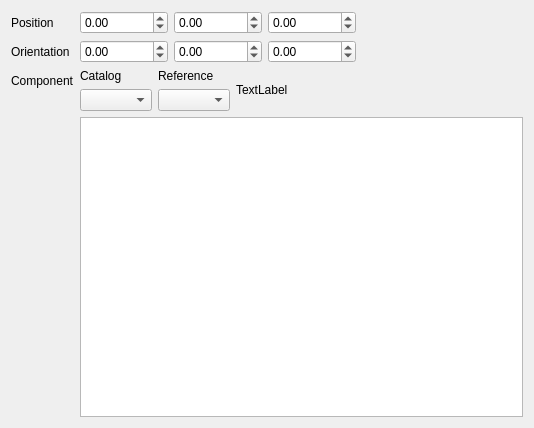
<?xml version="1.0" encoding="UTF-8"?>
<ui version="4.0">
 <class>Dialog</class>
 <widget class="QDialog" name="Dialog">
  <property name="geometry">
   <rect>
    <x>0</x>
    <y>0</y>
    <width>534</width>
    <height>428</height>
   </rect>
  </property>
  <property name="windowTitle">
   <string>From Catalog</string>
  </property>
  <layout class="QVBoxLayout" name="verticalLayout">
   <item>
    <layout class="QFormLayout" name="formLayout">
     <property name="sizeConstraint">
      <enum>QLayout::SetMaximumSize</enum>
     </property>
     <property name="fieldGrowthPolicy">
      <enum>QFormLayout::ExpandingFieldsGrow</enum>
     </property>
     <item row="0" column="0">
      <widget class="QLabel" name="label_10">
       <property name="text">
        <string>Position</string>
       </property>
      </widget>
     </item>
     <item row="0" column="1">
      <layout class="QHBoxLayout" name="horizontalLayout_3">
       <item>
        <widget class="QDoubleSpinBox" name="Xpos">
         <property name="minimum">
          <double>-1000000.000000000000000</double>
         </property>
         <property name="maximum">
          <double>1000000.000000000000000</double>
         </property>
        </widget>
       </item>
       <item>
        <widget class="QDoubleSpinBox" name="Ypos">
         <property name="minimum">
          <double>-1000000.000000000000000</double>
         </property>
         <property name="maximum">
          <double>1000000.000000000000000</double>
         </property>
        </widget>
       </item>
       <item>
        <widget class="QDoubleSpinBox" name="Zpos">
         <property name="minimum">
          <double>-1000000.000000000000000</double>
         </property>
         <property name="maximum">
          <double>1000000.000000000000000</double>
         </property>
        </widget>
       </item>
      </layout>
     </item>
     <item row="1" column="0">
      <widget class="QLabel" name="label_7">
       <property name="text">
        <string>Orientation</string>
       </property>
      </widget>
     </item>
     <item row="1" column="1">
      <layout class="QHBoxLayout" name="horizontalLayout">
       <item>
        <widget class="QDoubleSpinBox" name="Xrot">
         <property name="minimum">
          <double>-1000000.000000000000000</double>
         </property>
         <property name="maximum">
          <double>1000000.000000000000000</double>
         </property>
        </widget>
       </item>
       <item>
        <widget class="QDoubleSpinBox" name="Yrot">
         <property name="minimum">
          <double>-1000000.000000000000000</double>
         </property>
         <property name="maximum">
          <double>1000000.000000000000000</double>
         </property>
         <property name="value">
          <double>0.000000000000000</double>
         </property>
        </widget>
       </item>
       <item>
        <widget class="QDoubleSpinBox" name="Zrot">
         <property name="minimum">
          <double>-1000000.000000000000000</double>
         </property>
         <property name="maximum">
          <double>1000000.000000000000000</double>
         </property>
        </widget>
       </item>
      </layout>
     </item>
     <item row="3" column="0">
      <widget class="QLabel" name="label_5">
       <property name="text">
        <string>Component</string>
       </property>
      </widget>
     </item>
     <item row="3" column="1">
      <layout class="QHBoxLayout" name="horizontalLayout_2">
       <item>
        <layout class="QVBoxLayout" name="verticalLayout_4">
         <item>
          <widget class="QLabel" name="label_8">
           <property name="text">
            <string>Catalog</string>
           </property>
          </widget>
         </item>
         <item>
          <widget class="QComboBox" name="Catalog"/>
         </item>
        </layout>
       </item>
       <item>
        <layout class="QVBoxLayout" name="verticalLayout_5">
         <item>
          <widget class="QLabel" name="label_9">
           <property name="text">
            <string>Reference</string>
           </property>
          </widget>
         </item>
         <item>
          <widget class="QComboBox" name="Reference"/>
         </item>
        </layout>
       </item>
       <item>
        <widget class="QLabel" name="Status">
         <property name="text">
          <string>TextLabel</string>
         </property>
        </widget>
       </item>
      </layout>
     </item>
     <item row="4" column="1">
      <widget class="QPlainTextEdit" name="Info">
       <property name="readOnly">
        <bool>true</bool>
       </property>
      </widget>
     </item>
    </layout>
   </item>
  </layout>
 </widget>
 <resources/>
 <connections/>
</ui>
